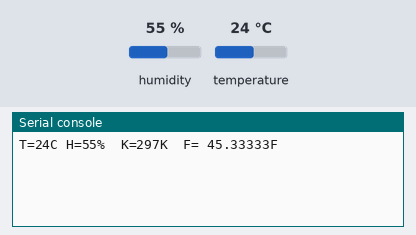
The program below on a simulated ESP32 board running MicroPython. Parts: the last lines printed to the serial console. Inputs (shaded band) come from the test bench; at power-on: humidity 55 %, temperature 24 °C.

Above: at 1.2 s.
1.3 s: humidity set to 22 %
At 2.5 s:
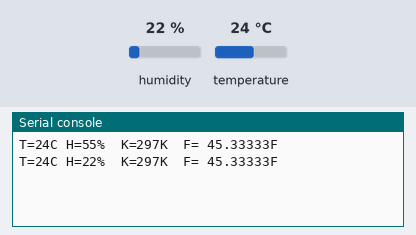
2.8 s: temperature set to 12 °C
At 3.9 s:
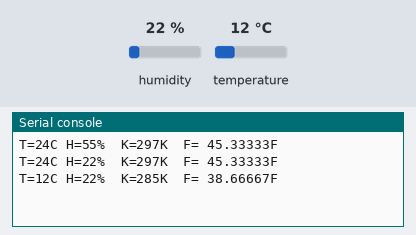
4.3 s: humidity set to 40 %
At 5.9 s:
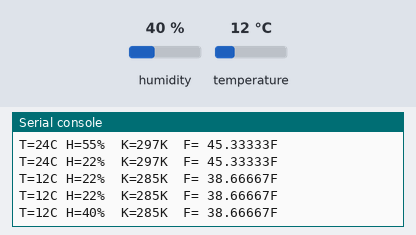
Timing chart, 0 to 7.4 s (numbered marks = the images above; inputs shaded):
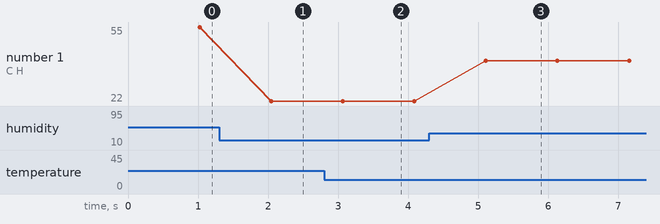

The program:

dht11_basico.py
```python
from dht import DHT11
from machine import Pin
from utime import sleep

sensorDHT = DHT11(Pin(15))

while True:

    sleep(1)
    sensorDHT.measure()
    temp = sensorDHT.temperature()
    hum = sensorDHT.humidity()
    kel = temp + 273
    far = (temp*5)/9 + 32


    print("T={:02d}C H={:02d}%  K={:02d}K  F= {:02}F".format(temp, hum, kel, far))
```

Measured:
- after the input at 1.3 s, the serial console: prints a new line after 0.75 s (image 1)
- after the input at 2.8 s, the serial console: prints a new line after 0.27 s (image 2)
- after the input at 4.3 s, the serial console: prints a new line after 0.81 s (image 3)
- plotted number 1: 55 → 22 after the input at 1.3 s, 22 → 40 after the input at 4.3 s
